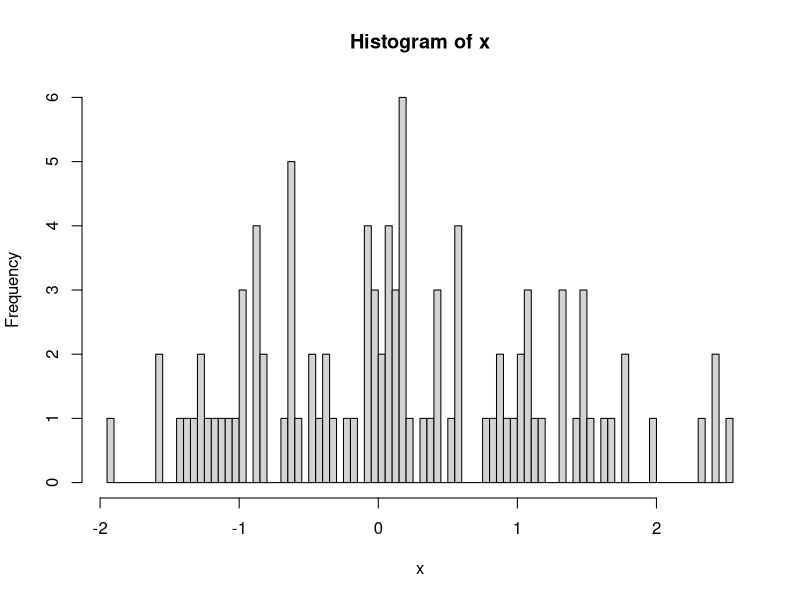
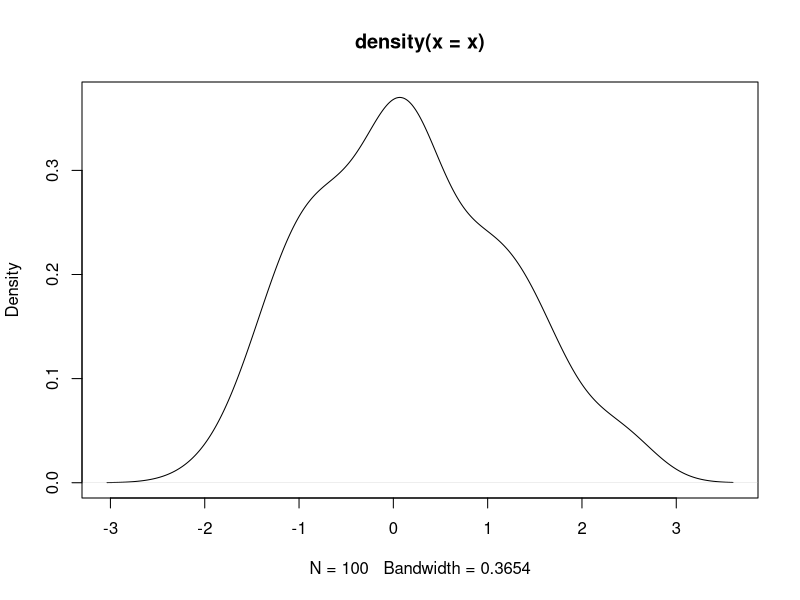

Generate these figures, in order, with R:
## ---- chunk 1
4 + 4
## ---- chunk 2
x <- rnorm(100)
hist(x, breaks = 64)
## ---- chunk 3
plot(density(x))
